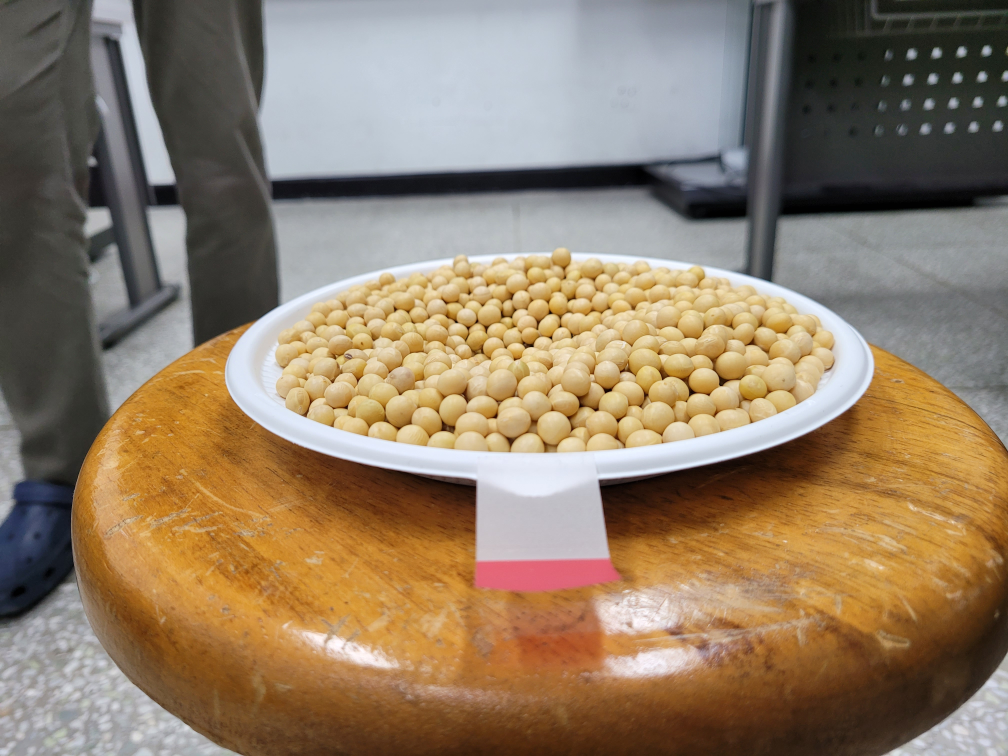
#> input picture Open/t25/1.jpg, 4032 x 3024 px, found by its file name (shown at 1/4 size)
$ python hsv1.py
#> lines starting #> are read from the running program, lines starting #| are printed output that depends on the picture; after the words box and inside, x2 and y2 are one past the last pixel; in counts of white or black regions, pixels touching at a corner belong together
import sys
import numpy as np
import cv2
import time
start = time.time()  # 시작 시간 저장

input_img1 = "./Open/t25/1.jpg"
src = cv2.imread(input_img1)
#> src is the input picture: shape (3024, 4032, 3); mean B, G, R 102.4, 125.5, 144.9
#src = cv2.imread('candies2.png')
if src is None:
    print('Image load failed!')
    sys.exit()

rc = (975, 909, 2555, 999)
src = src[rc[1]:rc[1]+rc[3], rc[0]:rc[0]+rc[2]]
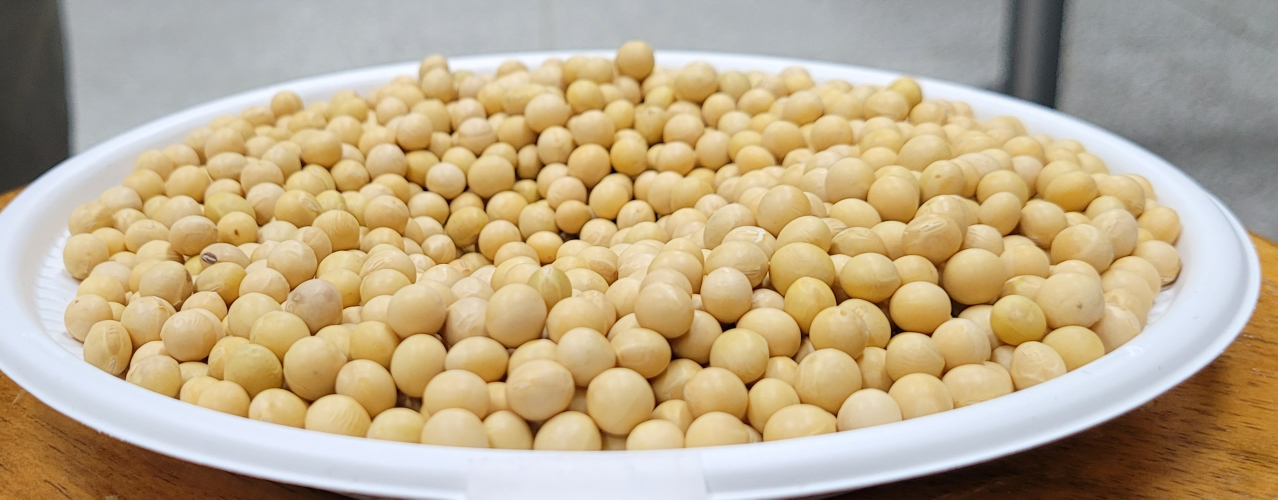
#> src: shape (999, 2555, 3) (shown at 1/2 size); mean B, G, R 140, 171.7, 190
# [8 lines of commented-out code are left out]
dst = src
src_hsv = cv2.cvtColor(dst, cv2.COLOR_BGR2HSV)
#> src_hsv: shape (999, 2555, 3); mean H, S, V 48.3, 82.4, 194.4

# dst1 = cv2.inRange(src, (0, 128, 0), (100, 255, 100))
dst1 = cv2.inRange(src_hsv, (16, 13, 0), (80, 250, 255))
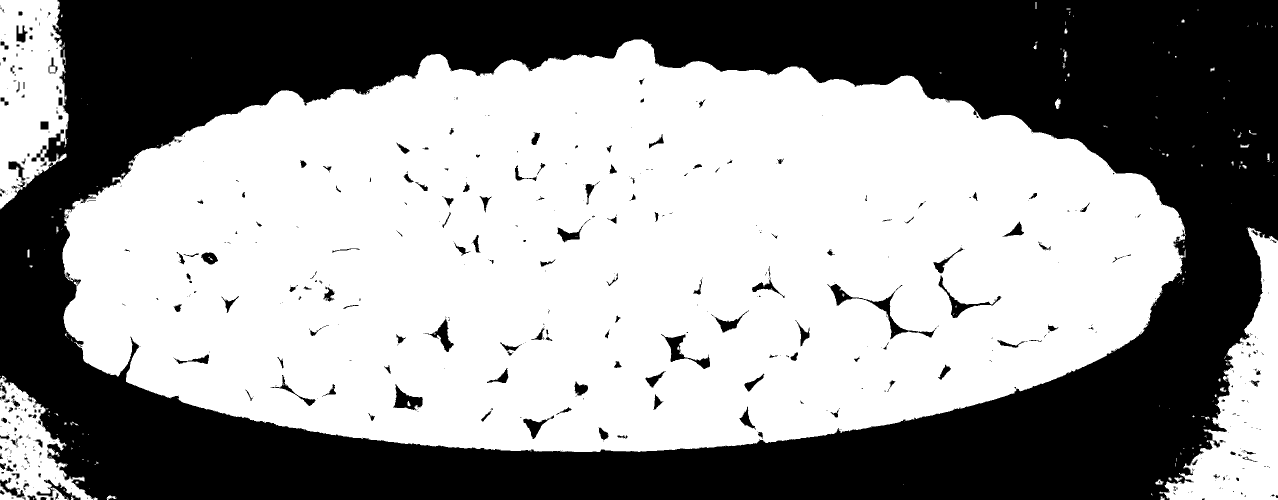
#> dst1: shape (999, 2555) (shown at 1/2 size); 58.3% white; 621 black regions (423 under 20 px), largest, box (x1, y1, x2, y2) and area: (0, 0, 2555, 999) 1030470, (1654, 568, 1874, 679) 2607, (1322, 668, 1420, 738) 1664

print("time :", time.time() - start)  # 현재시각 - 시작시간 = 실행 시간

cnt1, _ = cv2.connectedComponents(dst1)
#> cnt1 = 241
dst2 = cv2.morphologyEx(dst1, cv2.MORPH_OPEN, None)
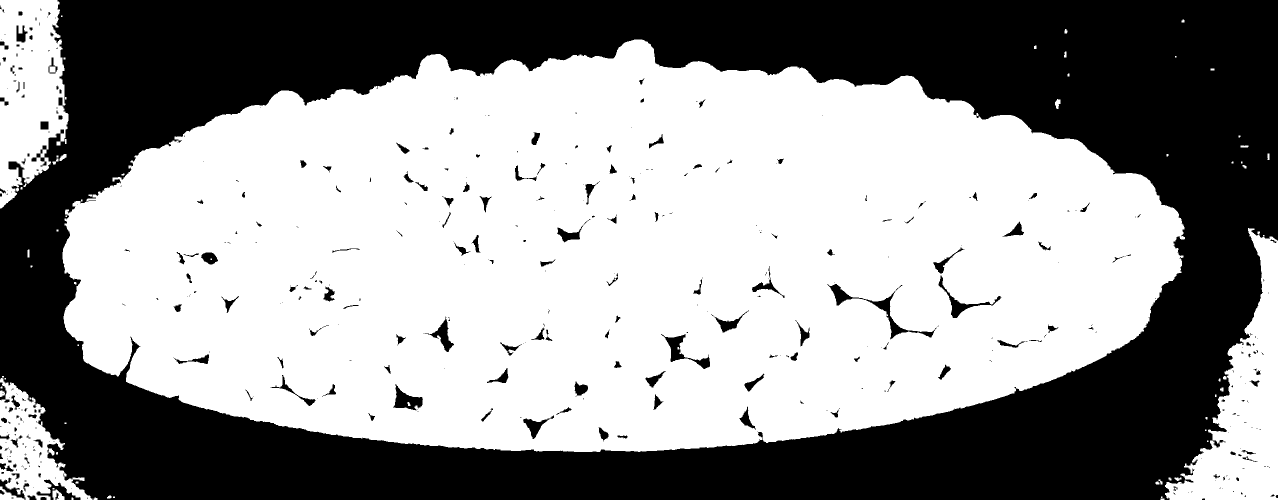
#> dst2: shape (999, 2555) (shown at 1/2 size); 58.1% white; 441 black regions (255 under 20 px), largest, box (x1, y1, x2, y2) and area: (0, 0, 2555, 999) 1034605, (1654, 568, 1874, 679) 2660, (1322, 668, 1420, 738) 1686
cnt2, _ = cv2.connectedComponents(dst2)
#> cnt2 = 73
print(sum(sum(dst2)))
#| 284516
cv2.imshow('src', src)
# cv2.imshow('dst1', dst1)
cv2.imshow('dst2', dst2)
cv2.waitKey()

cv2.destroyAllWindows()

$ run again, with Open/t25/3.jpg copied over Open/t25/1.jpg
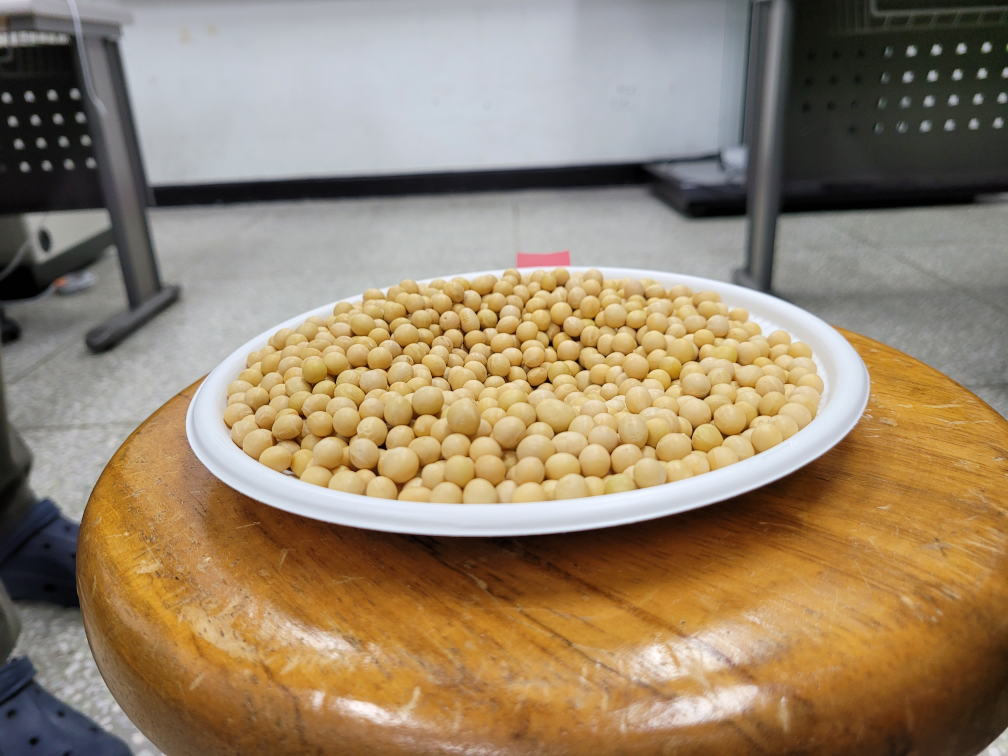
#> input picture Open/t25/3.jpg, 4032 x 3024 px, found by its file name (shown at 1/4 size)
#> src is the input picture: shape (3024, 4032, 3); mean B, G, R 107.6, 132.9, 151.9
#> src: shape (999, 2555, 3)
#> src_hsv: shape (999, 2555, 3); mean H, S, V 38.6, 84.1, 195.7
#> `dst1 = cv2.inRange(src_hsv, (16, 13, 0), (80, 250, 255))`:
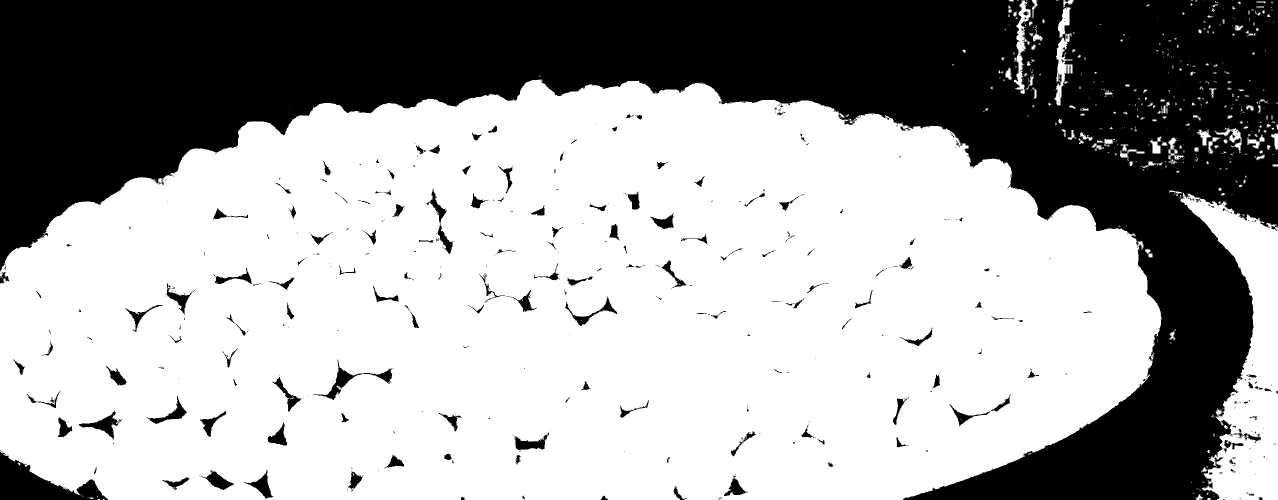
#> dst1: shape (999, 2555) (shown at 1/2 size); 64% white; 579 black regions (416 under 20 px), largest, box (x1, y1, x2, y2) and area: (0, 0, 2555, 999) 872178, (0, 903, 216, 999) 9268, (626, 720, 784, 800) 1922
#> cnt1 = 522
#> `dst2 = cv2.morphologyEx(dst1, cv2.MORPH_OPEN, None)`:
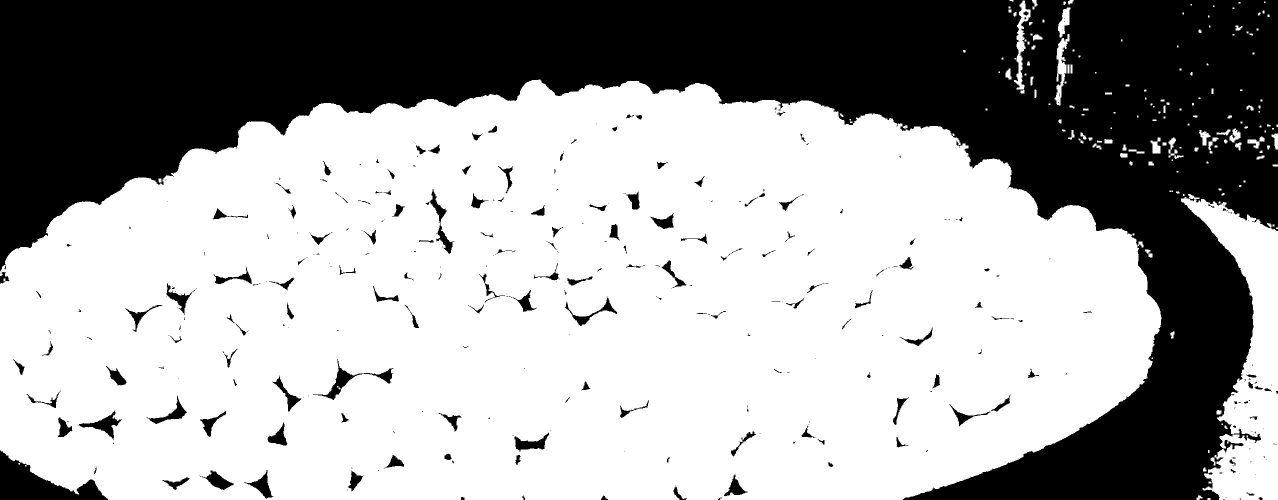
#> dst2: shape (999, 2555) (shown at 1/2 size); 63.7% white; 370 black regions (212 under 20 px), largest, box (x1, y1, x2, y2) and area: (0, 0, 2555, 999) 877840, (0, 901, 216, 999) 9394, (626, 718, 787, 800) 1981
#> cnt2 = 167
#| 371290

$ run again, with Open/t25/4.jpg copied over Open/t25/1.jpg
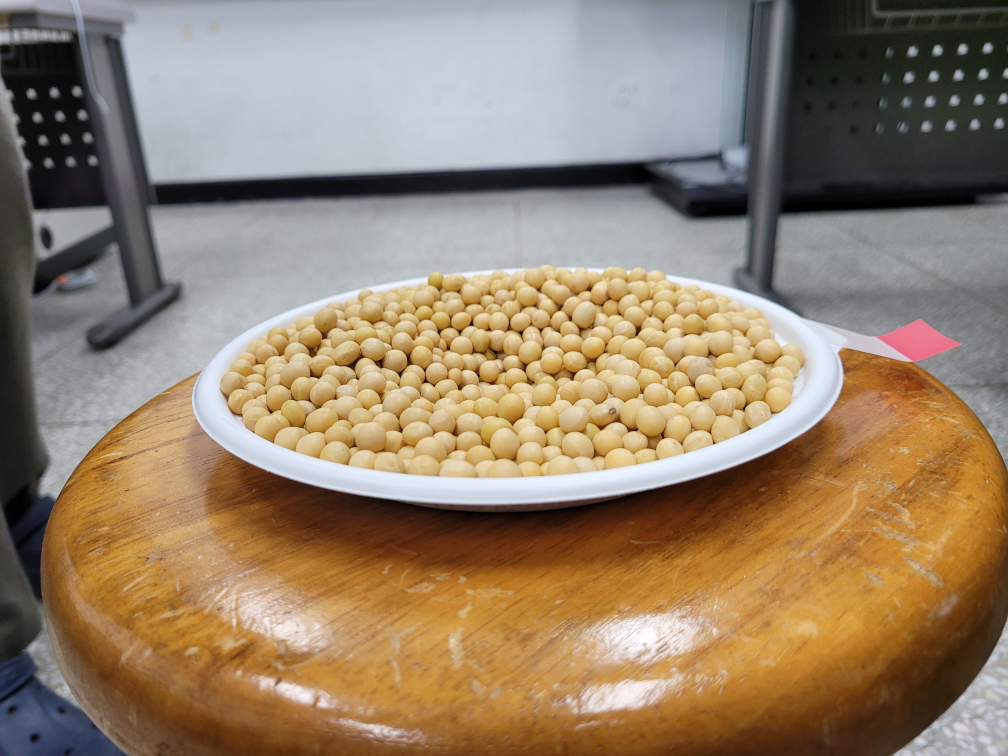
#> input picture Open/t25/4.jpg, 4032 x 3024 px, found by its file name (shown at 1/4 size)
#> src is the input picture: shape (3024, 4032, 3); mean B, G, R 107.4, 130.1, 149.4
#> src: shape (999, 2555, 3)
#> src_hsv: shape (999, 2555, 3); mean H, S, V 49, 80.8, 195.3
#> `dst1 = cv2.inRange(src_hsv, (16, 13, 0), (80, 250, 255))`:
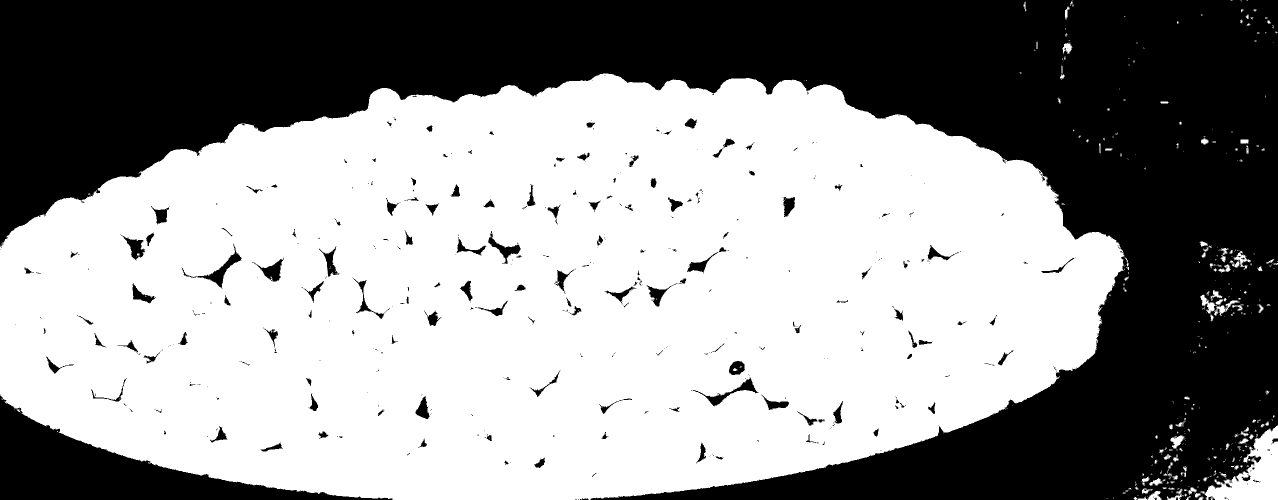
#> dst1: shape (999, 2555) (shown at 1/2 size); 58% white; 489 black regions (335 under 20 px), largest, box (x1, y1, x2, y2) and area: (0, 0, 2555, 999) 989324, (0, 789, 785, 999) 51653, (395, 487, 483, 578) 1490
#> cnt1 = 412
#> `dst2 = cv2.morphologyEx(dst1, cv2.MORPH_OPEN, None)`:
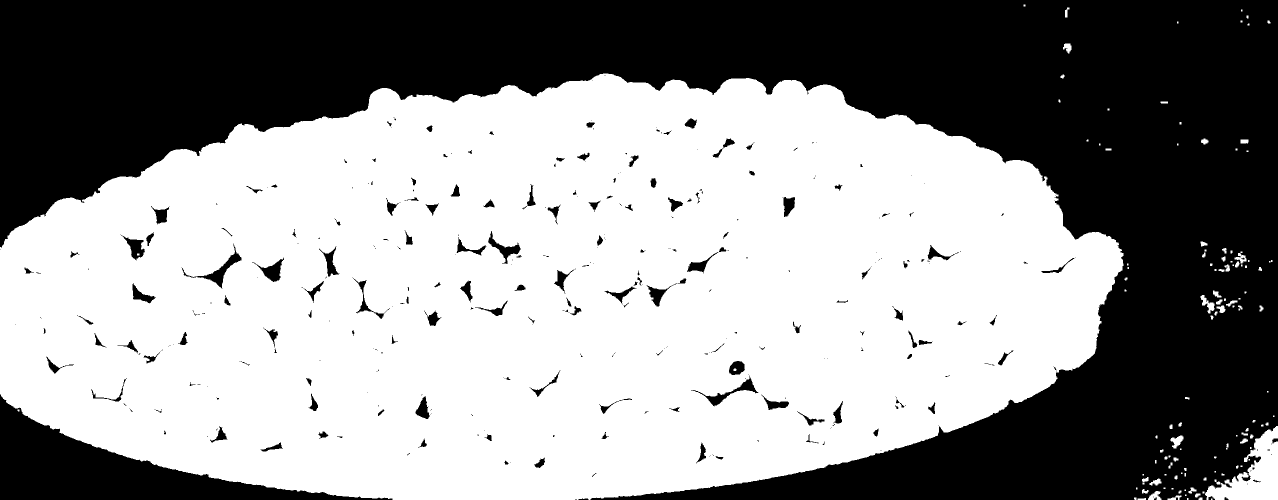
#> dst2: shape (999, 2555) (shown at 1/2 size); 57.8% white; 349 black regions (194 under 20 px), largest, box (x1, y1, x2, y2) and area: (0, 0, 2555, 999) 992998, (0, 789, 785, 999) 51769, (363, 487, 483, 578) 1587
#> cnt2 = 125
#| 375399

$ run again, with Open/t25/5.jpg copied over Open/t25/1.jpg
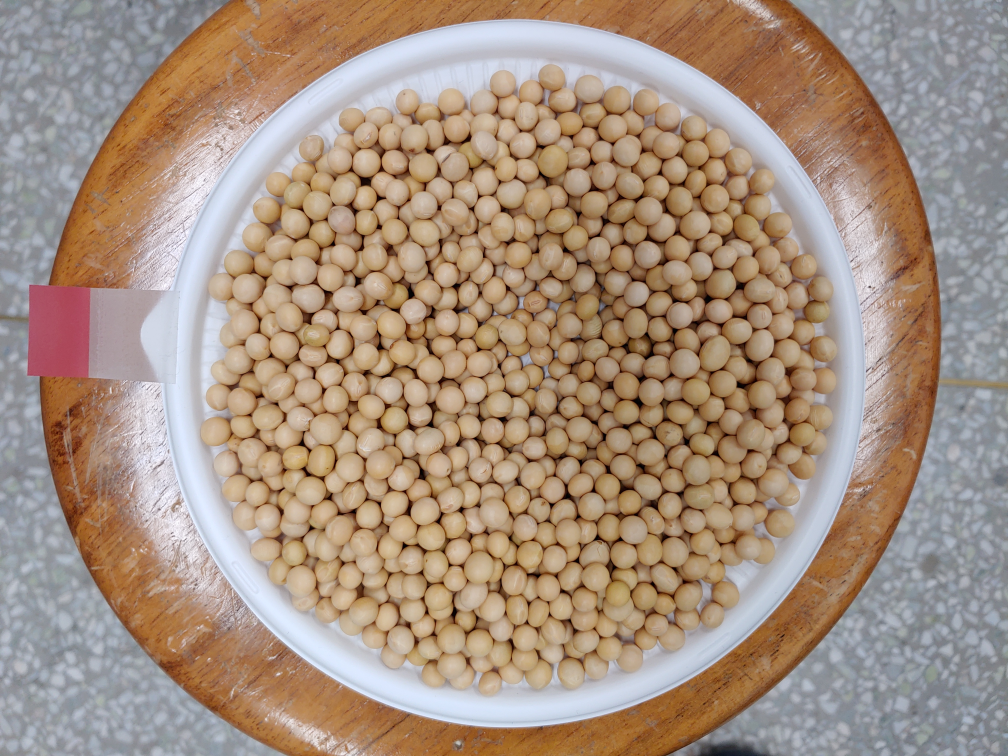
#> input picture Open/t25/5.jpg, 4032 x 3024 px, found by its file name (shown at 1/4 size)
#> src is the input picture: shape (3024, 4032, 3); mean B, G, R 127.4, 144.4, 165.8
#> src: shape (999, 2555, 3)
#> src_hsv: shape (999, 2555, 3); mean H, S, V 22.8, 100, 164.7
#> `dst1 = cv2.inRange(src_hsv, (16, 13, 0), (80, 250, 255))`:
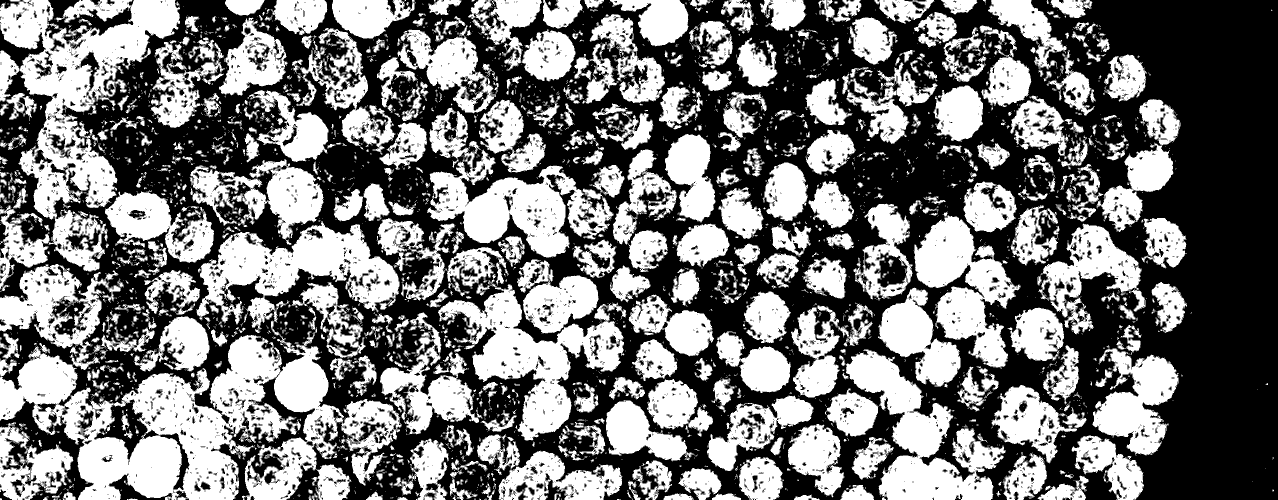
#> dst1: shape (999, 2555) (shown at 1/2 size); 46.7% white; 4259 white regions (3421 under 20 px), largest, box (x1, y1, x2, y2) and area: (0, 442, 803, 999) 158338, (0, 0, 360, 543) 70468, (876, 567, 1249, 881) 39427
#> cnt1 = 4260
#> `dst2 = cv2.morphologyEx(dst1, cv2.MORPH_OPEN, None)`:
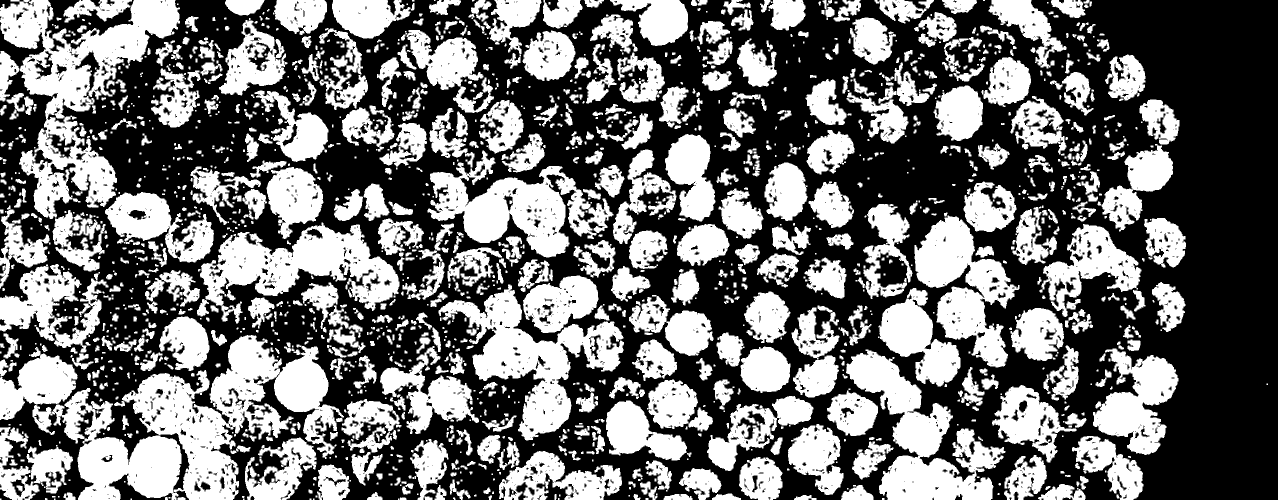
#> dst2: shape (999, 2555) (shown at 1/2 size); 43.9% white; 1718 white regions (570 under 20 px), largest, box (x1, y1, x2, y2) and area: (244, 670, 688, 999) 56670, (0, 0, 360, 438) 54785, (877, 569, 1248, 881) 37475
#> cnt2 = 1719
#| 305138
